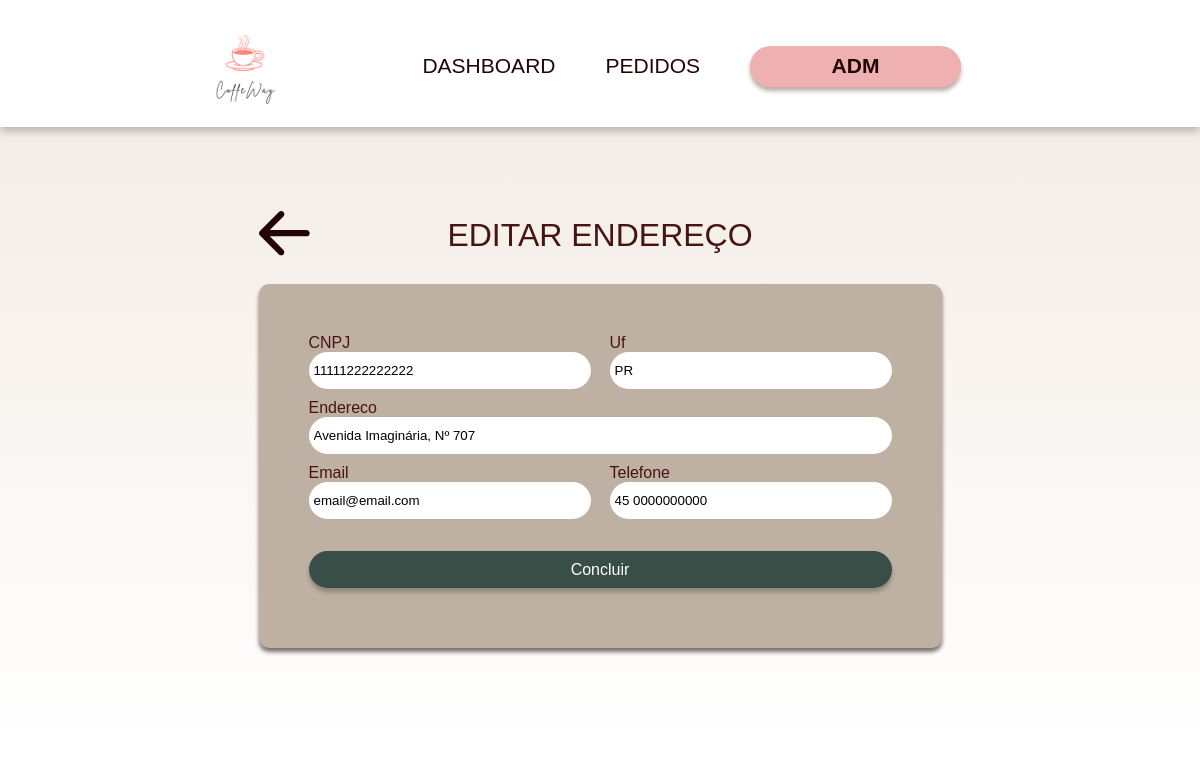
The page /admEditarEndereco.php?idEndereco=1 on the database its author committed.
### tables this page shows
CREATE TABLE `loja` (
  `id` int(11) NOT NULL,
  `cnpj` varchar(14) NOT NULL,
  `uf` char(2) NOT NULL,
  `rua` varchar(200) NOT NULL,
  `telefone` varchar(18) NOT NULL,
  `email` varchar(90) NOT NULL
);

### admEditarEndereco.php (the view, shortened to what this page needs)
<?php
include_once('config/conexao.php');
$idEndereco = $_GET['idEndereco'];
$sql = "SELECT cnpj, uf, rua, telefone, email FROM loja WHERE id = $idEndereco";
$result = mysqli_query($conexao, $sql);
if ($result) {
    $row = mysqli_fetch_assoc($result);
    $cnpj = $row['cnpj'];
    $uf = $row['uf'];
    $rua = $row['rua'];
    $telefone = $row['telefone'];
    $email = $row['email'];
}
?>
<!DOCTYPE html>
<html lang="pt-br">
<head>
    <link rel="stylesheet" href="assets/css/styleAdm.css">
</head>
<body>
    <header>
        <div class="container header">
            <div class="logo">
                <a href=""><img class="logo" src="assets/images/logo.png" /></a>
            </div>
            <div class="menu">
                <nav>
                    <ul>
                        <li><a href="dashboard.php">DASHBOARD</a></li>
                        <li><a href="admPedidos.php">PEDIDOS</a></li>
                        <li>
                            <a href="adm.php">
                                <div class="admLogado"><?php echo $_SESSION['user_name']; ?><strong>ADM</strong></div>
                            </a>
                        </li>
                    </ul>
                </nav>
            </div>
    </header>
    <section class="areaEstilizada">
        <div class="areaAltEnd">
            <div class="tituloTopoArea">
                <div class="textoTopo">
                    <a class="setaVoltar" href="listarEndereco.php">
                    </a>
                    <p class="tituloCadastro">EDITAR ENDEREÇO</p>
                </div>
            </div>
            <div class="areaAltEndCaixa">
                <form action="enderecos/editarEndereco.php" class="endLoja" method="post" enctype="multipart/form-data">
                    <div class="wrapper">
                        <div class="wrapperInputLonger">
                            <label>CNPJ</label>
                            <input type="text" name="cnpj" value="<?php echo $cnpj; ?>" required>
                        </div>
                        <div class="wrapperInput">
                            <label>Uf</label>
                            <input type="text" name="uf" value="<?php echo $uf; ?>"required>
                        </div>
                    </div>
                    <label>Endereco</label>
                        <input type="text" name="rua" value="<?php echo $rua; ?>" required>
                    <div class="wrapper">
                        <div class="wrapperInputLonger">
                            <label>Email</label>
                            <input type="email" name="email" value="<?php echo $email; ?>" required>
                        </div>
                        <div class="wrapperInput">
                            <label>Telefone</label>
                            <input type="text" name="tel" value="<?php echo $telefone; ?>" required>
                        </div>
                    </div>
                    <input type="submit" class="btnAltAdm" name="submit" value="Concluir">
                </form>
            </div>
        </div>
    </section>
</body>
</html>

### assets/css/styleAdm.css (style rules this page uses)
* { padding: 0; margin: 0; box-sizing: border-box; }
body { font-family: 'Jost', sans-serif; }
header { display: flex; justify-content: center; padding-top: 10px; padding-bottom: 5px; background-color: #fff; filter: drop-shadow(0px 4px 4px rgba(0, 0, 0, 0.25)); }
header .logo { width: 112px; }
.container { display: flex; justify-content: space-between; width: 822px; }
.logo { display: flex; align-items: center; }
.menu { display: flex; align-items: center; }
.menu nav { display: flex; }
.menu ul { width: 100%; display: flex; align-items: center; justify-content: space-between; list-style: none; }
.menu ul li { margin-left: 50px; }
.menu ul li a { text-decoration: none; color: #220404; font-size: 21px; }
.admLogado { display: flex; align-items: center; justify-content: center; gap: 10px ; width: 211px; height: 41px; border-radius: 50px; background: #EEB0B0; box-shadow: 0px 4px 4px 0px #BAADA8; }
.areaEstilizada { background-image: linear-gradient(180deg, #F4EDE7 2.29%, rgba(244, 237, 231, 0) 100%); }
.tituloTopoArea { width: 683px; position: relative; display: flex; align-items: center; justify-content: center; }
.textoTopo { margin-top: 90px; display: flex; align-items: center; }
.tituloCadastro { color: #471414; font-size: 32px; font-weight: 500; }
.setaVoltar { position: absolute; left: 0; }
section label { margin-bottom: 10px; color: #471414; font-size: 16px; font-weight: 500; }
section input { margin-bottom: 10px; padding: 5px; width: 100%; height: 37px; border-radius: 50px; border: none; }
section .wrapper { display: flex; align-items: center; gap: 19px; }
section .areaAltEnd { width: 100%; display: flex; flex-direction: column; align-items: center; }
section .areaAltEnd .areaAltEndCaixa { margin-top: 30px; padding: 50px; border-radius: 10px; background: #BEB0A3; box-shadow: 0px 4px 4px 0px #7E6E6E; width: 683px; margin-bottom: 100px; }
section .wrapper { display: flex; align-items: center; justify-content: center; gap: 19px; width: 100%; }
section .areaAltEnd .areaAltEndCaixa .endLoja .wrapper .wrapperInputLonger { width: 100%; }
section .areaAltEnd .areaAltEndCaixa .endLoja .wrapper .wrapperInput { width: 100%; }
.btnAltAdm { margin-top: 22px; border-radius: 20px; background: #3A4E48; box-shadow: 0px 4px 4px 0px rgba(0, 0, 0, 0.25); color: #FFF; font-size: 16px; font-weight: 500; }

### rows shown on the page
loja: cnpj "11111222222222", uf "PR", rua "Avenida Imaginária, Nº 707", email "email@email.com", tel "45 0000000000"
